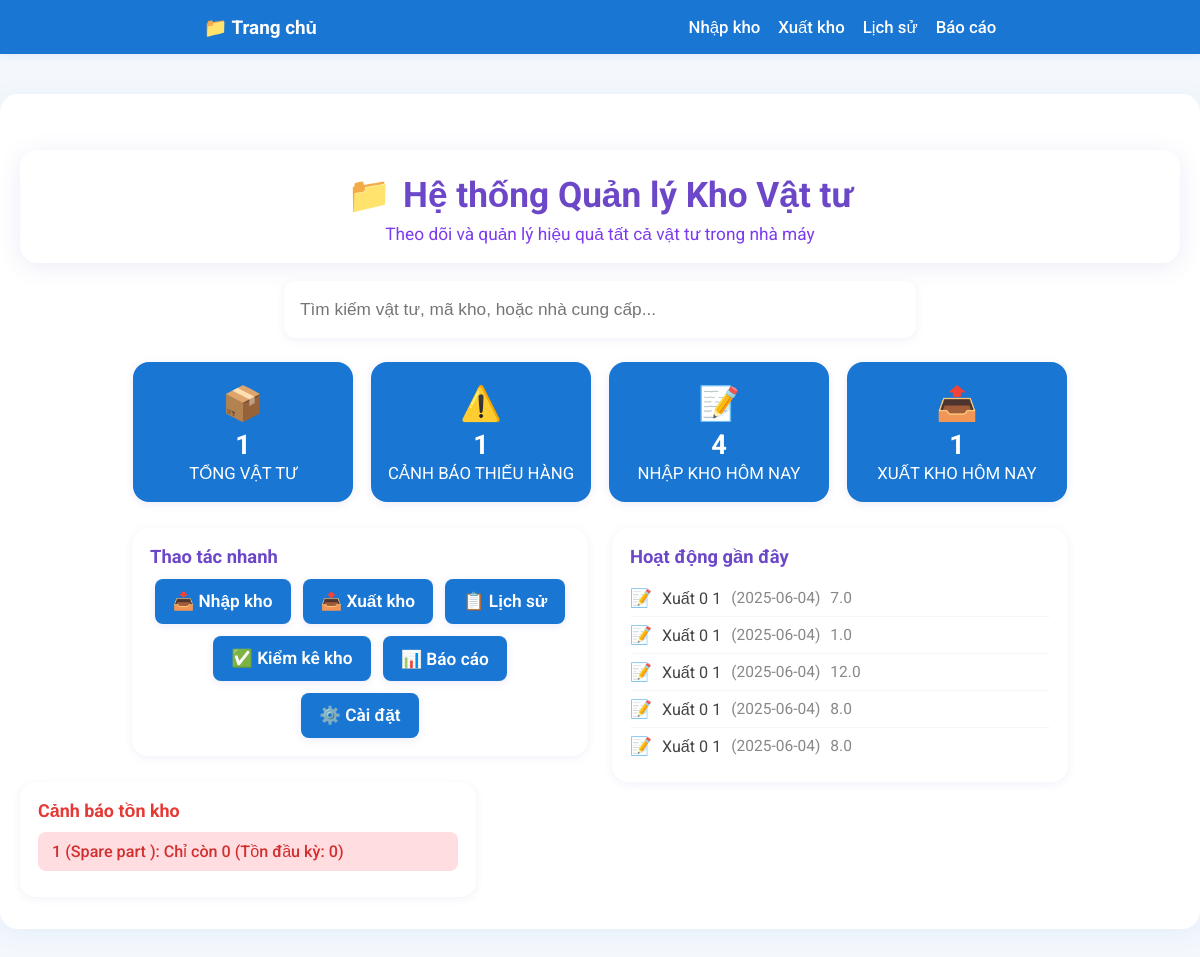
Before: / with the older database file.
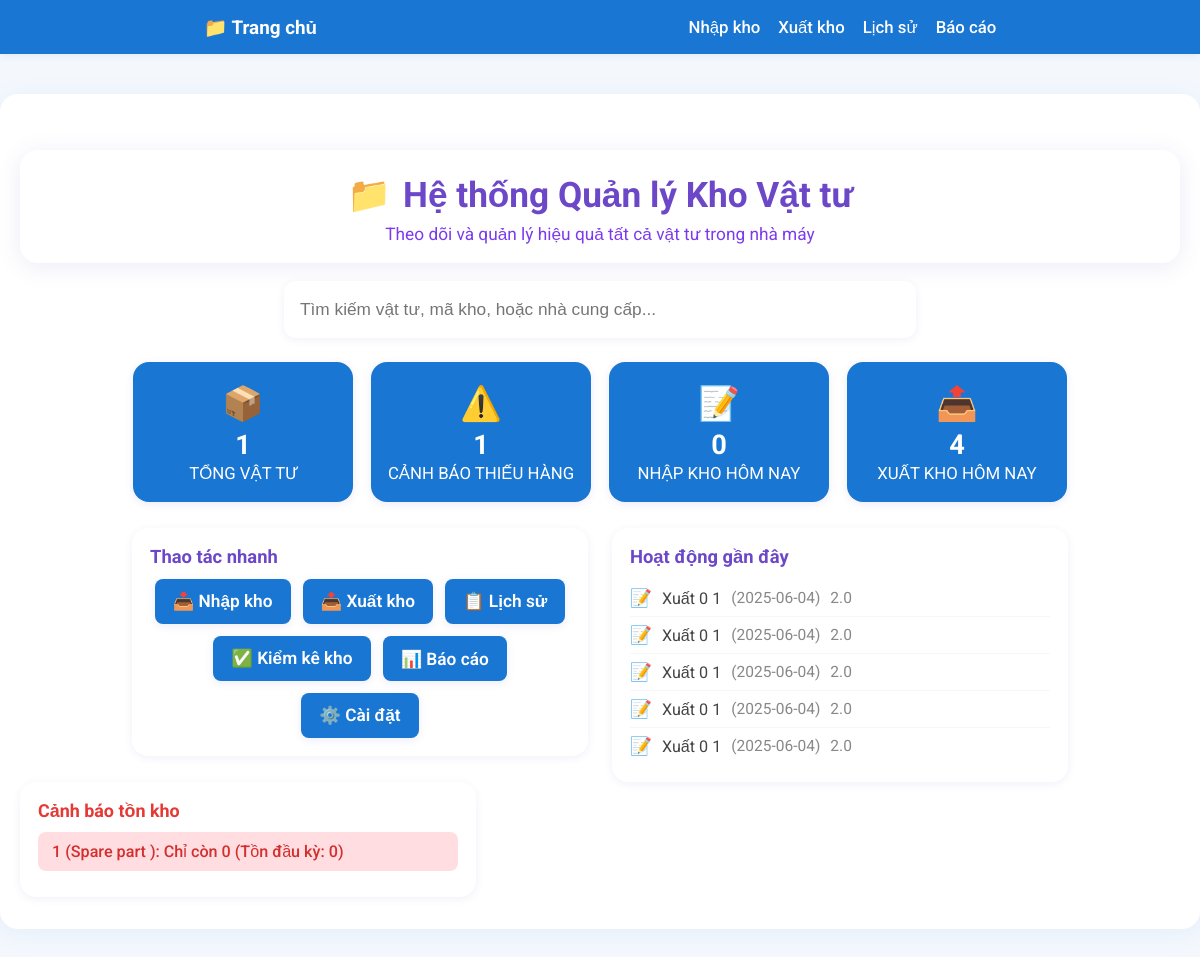
After: the same page with the newer database file.
### tables this page shows
CREATE TABLE STOCK_TRANSACTION (
            transaction_id INTEGER PRIMARY KEY,
            material_id INTEGER,
            transaction_type TEXT,
            quantity REAL,
            transaction_date DATETIME,
            reference_number TEXT,
            notes TEXT,
            created_at DATETIME, imported_by TEXT, exported_by TEXT,
            FOREIGN KEY(material_id) REFERENCES MATERIAL(material_id)
        );

CREATE TABLE MATERIAL (
            material_id INTEGER PRIMARY KEY,
            product_code TEXT,
            material_name TEXT,
            part_code TEXT,
            group_name TEXT,
            classification TEXT,
            specification TEXT,
            brand_name TEXT,
            unit TEXT,
            supplier_name TEXT,
            location TEXT,
            status TEXT,
            created_at DATETIME,
            updated_at DATETIME
        , imported_by TEXT, quantity INTEGER DEFAULT 0);

### app.py (the view)
@app.route('/')
def home():
    conn = get_db_connection()
    products = conn.execute('SELECT * FROM MATERIAL').fetchall()
    total_materials = len(products)
    low_stock_count = sum(1 for row in products if int(row['quantity'] if 'quantity' in row.keys() else 0) < 50)
    today = datetime.now().strftime('%Y-%m-%d')
    input_today = conn.execute("""
        SELECT COUNT(*) FROM STOCK_TRANSACTION st
        JOIN MATERIAL m ON st.material_id = m.material_id
        WHERE st.transaction_type = 'input' AND st.transaction_date LIKE ?
    """, (today+'%',)).fetchone()[0]
    output_today = conn.execute("""
        SELECT COUNT(*) FROM STOCK_TRANSACTION st
        JOIN MATERIAL m ON st.material_id = m.material_id
        WHERE st.transaction_type = 'output' AND st.transaction_date LIKE ?
    """, (today+'%',)).fetchone()[0]
    recent_activities = conn.execute("""
        SELECT st.*, m.material_name, m.part_code FROM STOCK_TRANSACTION st
        JOIN MATERIAL m ON st.material_id = m.material_id
        ORDER BY st.created_at DESC LIMIT 5
    """).fetchall()
    low_stock_alerts = [row for row in products if int(row['quantity'] if 'quantity' in row.keys() else 0) < 50][:5]
    conn.close()
    return render_template('home.html',
        total_materials=total_materials,
        low_stock_count=low_stock_count,
        input_today=input_today,
        output_today=output_today,
        recent_activities=recent_activities,
        low_stock_alerts=low_stock_alerts
    )

### app.py (called while the page is built)
def get_db_connection():
    conn = sqlite3.connect(DATABASE_PATH)
    conn.row_factory = sqlite3.Row
    return conn

### templates/home.html (shortened to what this page needs)
<!DOCTYPE html>
<html lang="vi">
<head>
</head>
<body>
    <nav>
        <div>
            <div style="display:flex;align-items:center;gap:12px;">
                <a href="/" style="color:#fff;font-weight:700;font-size:1.18rem;text-decoration:none;display:flex;align-items:center;gap:6px;">📁 Trang chủ</a>
            </div>
            <div style="display:flex;align-items:center;gap:18px;">
                <a href="/nhap-kho" style="color:#fff;text-decoration:none;font-weight:500;font-size:1.05rem;">Nhập kho</a>
                <a href="/xuat-kho" style="color:#fff;text-decoration:none;font-weight:500;font-size:1.05rem;">Xuất kho</a>
                <a href="/danh-sach" style="color:#fff;text-decoration:none;font-weight:500;font-size:1.05rem;">Lịch sử</a>
                <a href="/bao-cao" style="color:#fff;text-decoration:none;font-weight:500;font-size:1.05rem;">Báo cáo</a>
            </div>
        </div>
    </nav>
    <div class="main-container">
        <div class="title-box">
            <h1><span>📁</span> Hệ thống Quản lý Kho Vật tư</h1>
            <p>Theo dõi và quản lý hiệu quả tất cả vật tư trong nhà máy</p>
        </div>
        <form class="search-bar" autocomplete="off">
            <input type="text" placeholder="Tìm kiếm vật tư, mã kho, hoặc nhà cung cấp...">
        </form>
        <div class="stats-row">
            <div class="stat-card"><div class="icon">📦</div><div class="value">{{ total_materials }}</div><div class="label">TỔNG VẬT TƯ</div></div>
            <div class="stat-card"><div class="icon">⚠️</div><div class="value">{{ low_stock_count }}</div><div class="label">CẢNH BÁO THIẾU HÀNG</div></div>
            <div class="stat-card"><div class="icon">📝</div><div class="value">{{ input_today }}</div><div class="label">NHẬP KHO HÔM NAY</div></div>
            <div class="stat-card"><div class="icon">📤</div><div class="value">{{ output_today }}</div><div class="label">XUẤT KHO HÔM NAY</div></div>
        </div>
        <div class="quick-row">
            <div class="quick-actions">
                <h3>Thao tác nhanh</h3>
                <div class="quick-btns">
                    <a href="/nhap-kho" class="quick-btn">📥 Nhập kho</a>
                    <a href="/xuat-kho" class="quick-btn">📤 Xuất kho</a>
                    <a href="/danh-sach" class="quick-btn">📋 Lịch sử</a>
                    <a href="/kiem-ke" class="quick-btn">✅ Kiểm kê kho</a>
                    <a href="/bao-cao" class="quick-btn">📊 Báo cáo</a>
                    <a href="#" class="quick-btn">⚙️ Cài đặt</a>
                </div>
            </div>
            <div class="recent-activity">
                <h3>Hoạt động gần đây</h3>
                <ul class="recent-list">
                    {% for act in recent_activities %}
                        <li>
                            <span class="icon">{% if act[0]=='input' %}📥{% elif act[0]=='output' %}📤{% else %}📝{% endif %}</span>
                            {% if act[0]=='input' %}Nhập{% else %}Xuất{% endif %} {{ act[2]|int }} {{ act[1] }}
                            {% if act[4] %}<span style="color:#888;font-size:0.97rem;">({{ act[4] }})</span>{% endif %}
                            <span style="color:#888;font-size:0.97rem;">{{ act[3] }}</span>
                        </li>
                    {% else %}
                        <li>Không có hoạt động gần đây</li>
                    {% endfor %}
                </ul>
            </div>
        </div>
        <div class="alerts-section">
            <h3>Cảnh báo tồn kho</h3>
            <ul class="alert-list">
                {% for alert in low_stock_alerts %}
                    <li class="alert-red">{{ alert[0] }} ({{ alert[1] }}): Chỉ còn {{ alert[2]|int }} (Tồn đầu kỳ: {{ alert[3]|int }})</li>
                {% else %}
                    <li class="alert-blue">Không có vật tư nào dưới mức cảnh báo tồn kho.</li>
                {% endfor %}
            </ul>
        </div>
    </div>
</body>
</html>

Changed rows visible on the page:
no longer on this page (row unchanged): STOCK_TRANSACTION: shows "Xuất", transaction_type "0", material "1", transaction_date "2025-06-04", quantity "7.0"
no longer on this page (row unchanged): STOCK_TRANSACTION: shows "Xuất", transaction_type "0", material "1", transaction_date "2025-06-04", quantity "1.0"
no longer on this page (row unchanged): STOCK_TRANSACTION: shows "Xuất", transaction_type "0", material "1", transaction_date "2025-06-04", quantity "12.0"
removed STOCK_TRANSACTION: shows "Xuất", transaction_type "0", material "1", transaction_date "2025-06-04", quantity "8.0"
removed STOCK_TRANSACTION: shows "Xuất", transaction_type "0", material "1", transaction_date "2025-06-04", quantity "8.0"
added STOCK_TRANSACTION: shows "Xuất", transaction_type "0", material "1", transaction_date "2025-06-04", quantity "2.0"
added STOCK_TRANSACTION: shows "Xuất", transaction_type "0", material "1", transaction_date "2025-06-04", quantity "2.0"
added STOCK_TRANSACTION: shows "Xuất", transaction_type "0", material "1", transaction_date "2025-06-04", quantity "2.0"
added STOCK_TRANSACTION: shows "Xuất", transaction_type "0", material "1", transaction_date "2025-06-04", quantity "2.0"
added STOCK_TRANSACTION: shows "Xuất", transaction_type "0", material "1", transaction_date "2025-06-04", quantity "2.0"
Other visible differences:
{{ input_today }}: "4" → "0"
{{ output_today }}: "1" → "4"
